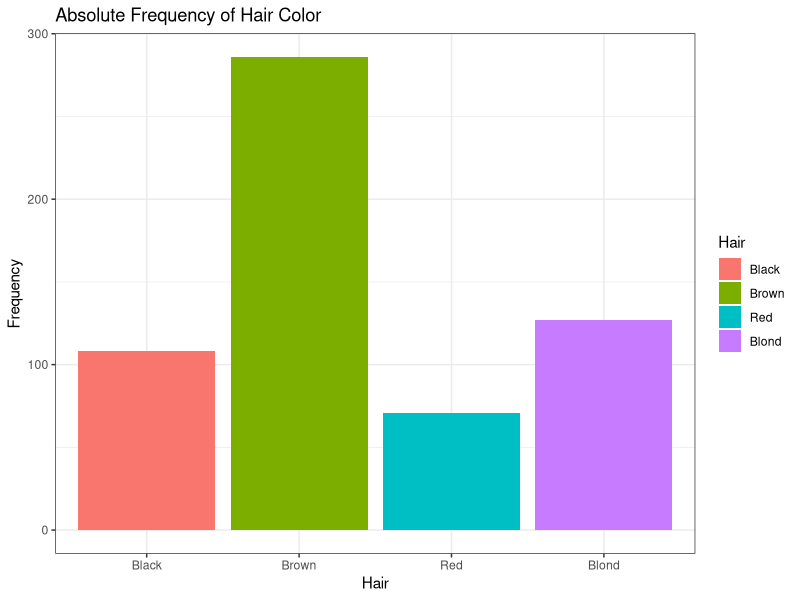
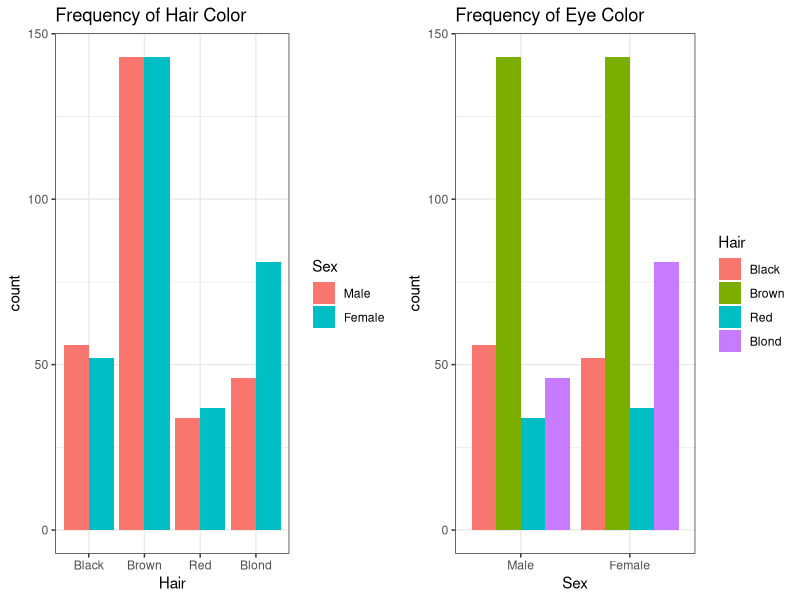
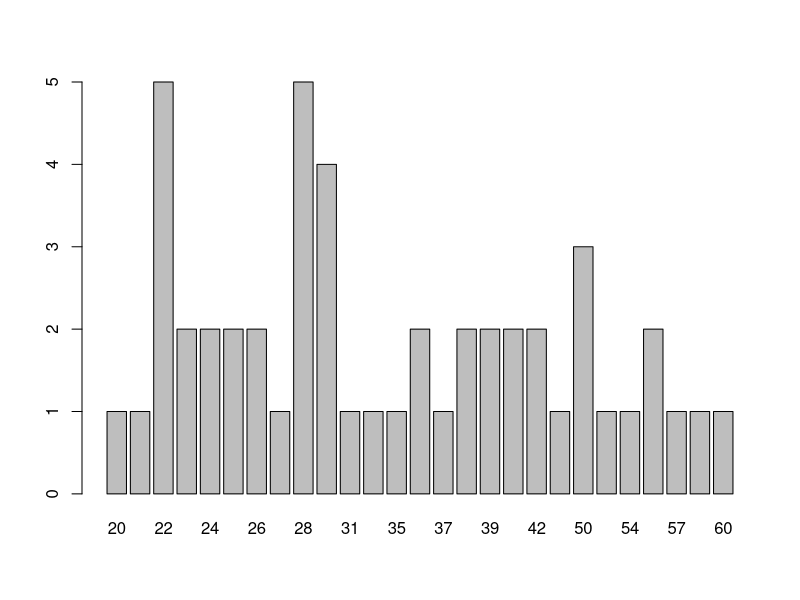
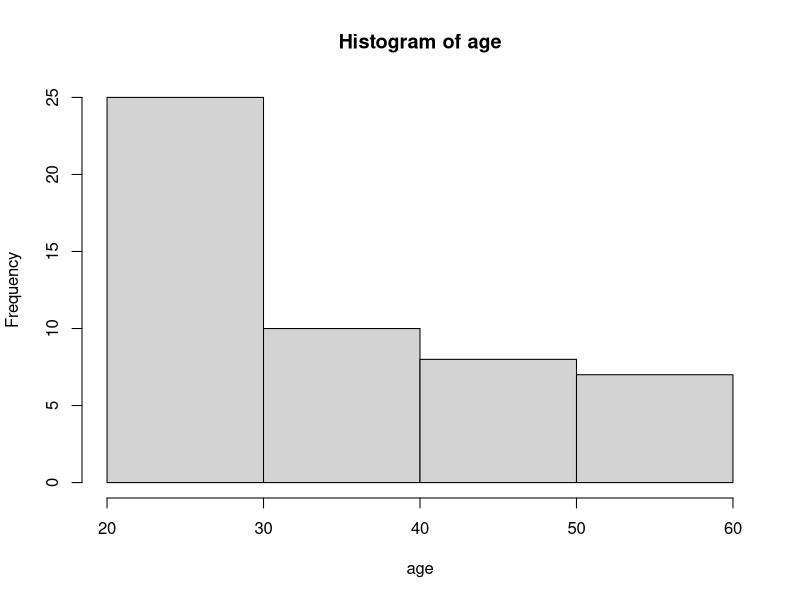
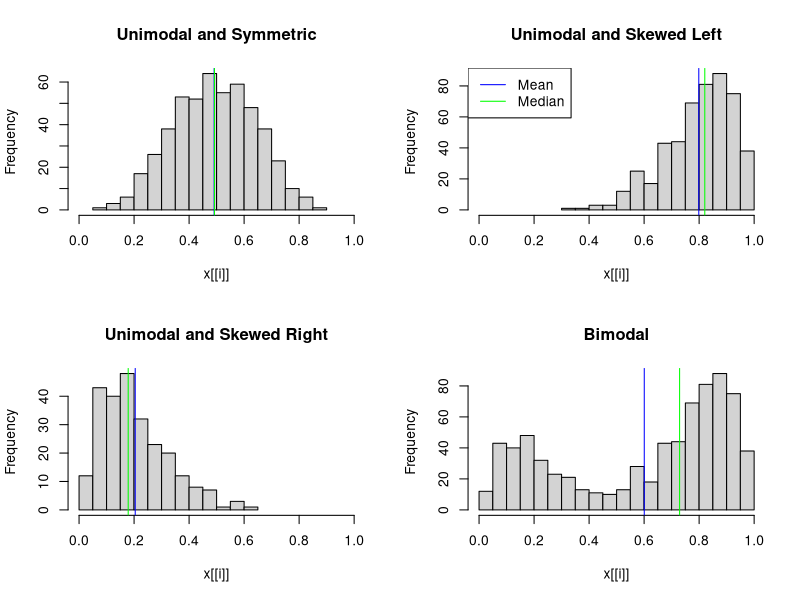
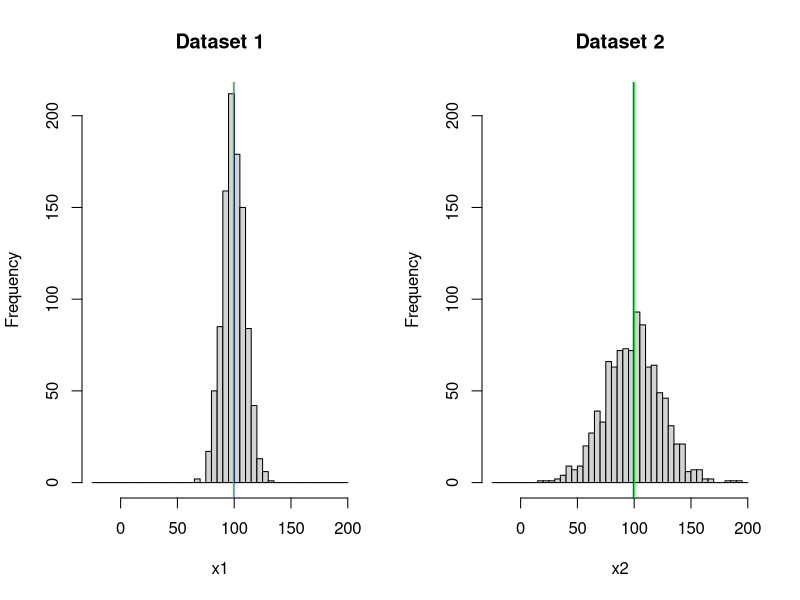

Generate these figures, in order, with R:
## ---- chunk 1
library(magrittr)
library(knitr)
library(ggplot2)
library(gridExtra)
library(kableExtra)
library(scales)

theme_set(theme_bw())

knitr::opts_chunk$set(echo = FALSE, fig.align = 'center')
## ---- chunk 2
library(knitr)
data(HairEyeColor)
haireyecolor <- as.data.frame(HairEyeColor)
haireyecolor
## ---- chunk 3
library(ggplot2)
library(knitr)
data(HairEyeColor)
haireyecolor <- as.data.frame(HairEyeColor)
haireyecolor


freq <- haireyecolor$Freq
idx <- rep(seq_along(freq), times = freq)
dt <- haireyecolor[idx, c("Hair", "Eye", "Sex")]
## ---- chunk 4
# hair <- dt$Hair
# eye <- dt$Eye
# sex <- dt$Sex
# why does rmarkdown insist on pissing me off always?
tab <- table(dt$Hair)
nn <- names(tab)
tab <- as.numeric(tab)
names(tab) <- nn
t(tab) %>% kable %>% kable_classic(full_width = F)
## ---- chunk 5
t(scales::percent(prop.table(tab))) %>%  kable() %>% kable_classic(full_width = F)
## ---- chunk 6
ggplot(dt, aes(Hair, fill = Hair)) + geom_bar() + ylab("Frequency") + 
  ggtitle("Absolute Frequency of Hair Color")
## ---- chunk 7
table2 <- with(dt, table(Sex, Hair))
t(table2) %>% kable  %>% kable_classic(full_width = F)
## ---- chunk 8
addmargins(table2) %>% kable() %>% kable_classic(full_width = F)
## ---- chunk 9
library(magrittr)

# by population
tt <- prop.table(table2) 
tt <- apply(tt, c(1,2), percent)
kable(tt, caption = "Relative to population") %>% kable_classic(full_width = F)

# by hair color
tt <- prop.table(table2, margin = 2) %>% addmargins(1) %>% `[`(-3,)
tt <- apply(tt, c(1,2), percent)
kable(tt, caption = "Proportion of sex, relative to hair color") %>% kable_classic(full_width = F)

# by eye color
tt <- prop.table(table2, margin = 1) %>% addmargins(2) 
tt <- apply(tt[, -5], c(1,2), percent)
kable(tt, caption = "Proportion of hair color, by sex") %>% kable_classic(full_width = F)
## ---- chunk 10
p1 <- ggplot(dt, aes(Hair, fill = Sex)) + geom_bar(position = "dodge") +
  ggtitle("Frequency of Hair Color")
p2 <- ggplot(dt, aes(Sex, fill = Hair)) + geom_bar(position = "dodge") +
  ggtitle("Frequency of Eye Color")
grid.arrange(p1, p2, ncol = 2)

# barplot(table2, beside = TRUE, main = "By Hair Color")
# barplot(t(table2), beside = TRUE, main = "By Eye Color")
## ---- chunk 11
## Idk, I wanted something maybe not uniform? This can be changed
set.seed(123)
age <- c(sample(20:29, 25, replace = TRUE), sample(30:60, 25, replace = TRUE))
age
## ---- chunk 12
table(age)
barplot(table(age))
## ---- chunk 13
hist(age, breaks = seq(min(age), max(age), by = 10))
## ---- chunk 14
sals <- c("$31,176", "$50,879", "$34,619", "$103,000", "$36,549", "$130,000", "$37,876", "$144,600", "$48,962", "$5,075,000")
kable(matrix(sals, ncol = 2), format = "html")
## ---- chunk 15
n <- 500
x1 <- rbeta(n, 5, 5)
x2 <- rbeta(n, 8, 2)
#x3 <- c(rbeta(n/2, 2, 8), rep(0.8, 30)) # add outlier?
x3 <- rbeta(n/2, 2, 8)
x4 <- c(x2, x3)
titles <- c("Unimodal and Symmetric", "Unimodal and Skewed Left",
            "Unimodal and Skewed Right", "Bimodal")
x <- list(x1, x2, x3, x4)

par(mfrow = c(2,2)) 
for (i in seq_along(x)) {
  hist(x[[i]], breaks = 20, xlim = c(0, 1), main = titles[[i]])
  abline(v = mean(x[[i]]), col = 'blue')
  abline(v = median(x[[i]]), col = 'green')
  if (i == 2) legend("topleft", legend = c("Mean", "Median"), col = c("blue", "green"), lty = 1)
}

## ---- chunk 16
n <- 1e3
set.seed(69)
x1 <- rnorm(n, mean = 100, sd = 10)
x2 <- rnorm(n, mean = 100, sd = 25)
par(mfrow = c(1, 2))
aa <- hist(x1, main = "Dataset 1", breaks = seq(-25, 200, by = 5), ylim = c(0, 210))
abline(v = mean(x1), col = 'blue')
abline(v = median(x1), col = 'green')
bb <- hist(x2, main = "Dataset 2", breaks = seq(-25, 200, by = 5), ylim = c(0, 210))
abline(v = mean(x2), col = 'blue')
abline(v = median(x2), col = 'green')
